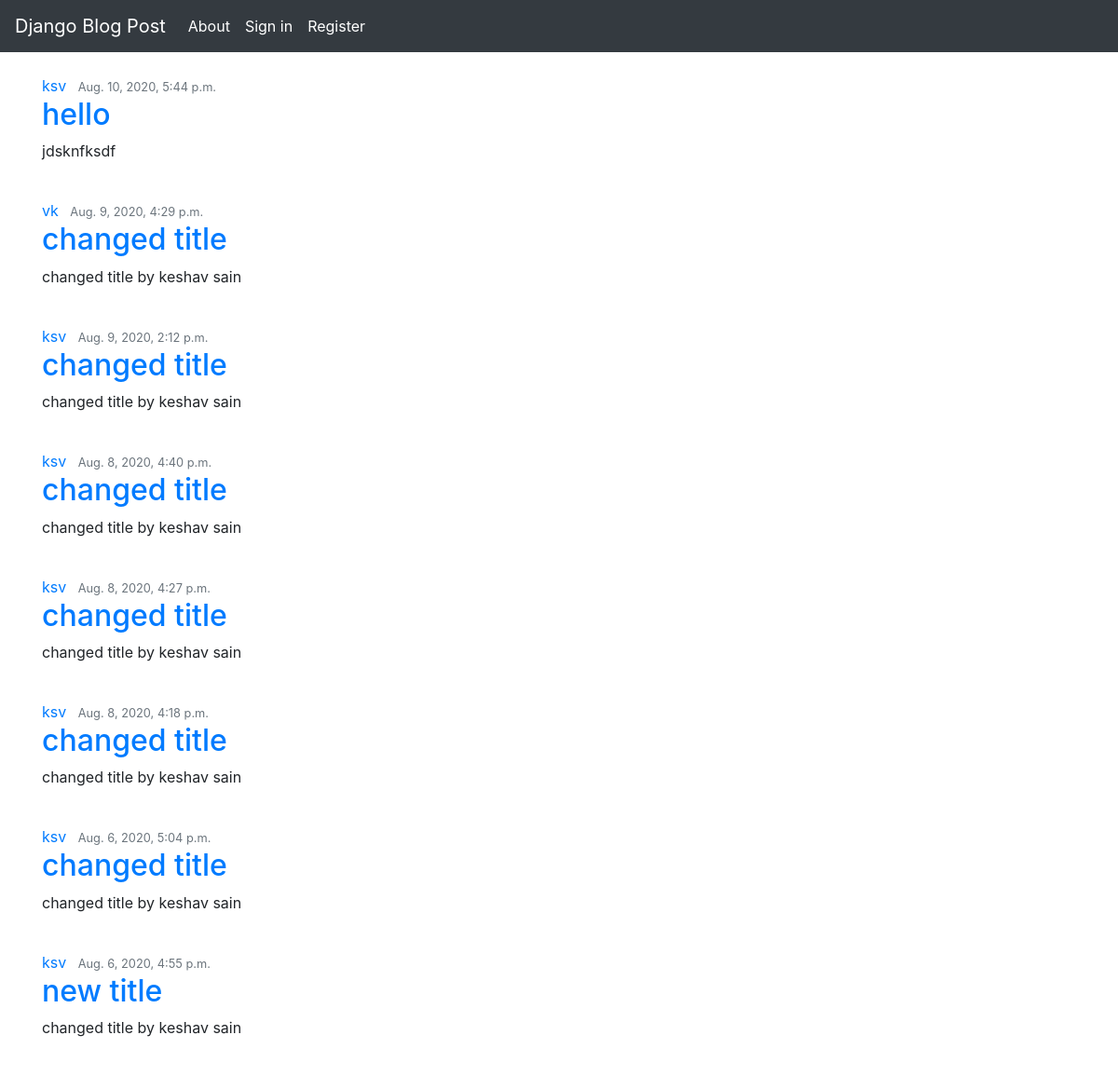
The page / on the database its author committed.
### polls/models.py (models this page shows, shortened)
class Post(models.Model):
	title = models.CharField(max_length=100)
	content = models.TextField()
	date_posted = models.DateTimeField(default=timezone.now)
	author = models.ForeignKey(User, on_delete=models.CASCADE)

### polls/views.py (the view)
# urls.py: path("", views.index, name='polls-home'),
def index(request):
	context = {
		'posts': Post.objects.order_by('date_posted')[::-1],
		'title': 'Home',
	}
	return render(request, 'polls/index.html', context)

### polls/templates/polls/index.html
{% extends "polls/base.html" %}
{% block content %}
	<div class="conainer">
			{% for post in posts %}
				<span class="border border-white">
					<article class="media content-section">
						<div class="media-body">
							<div class="article-metadata">
								<a class="mr-2" href="#">{{ post.author }}</a>
								<small class="text-muted">{{ post.date_posted}}</small>
							</div>
							<h2><a class="article-title" href="#">{{ post.title }}</a></h2>
							<p class="article-content">{{ post.content }}</p>
						</div>
					</article>
				</span>
			{% endfor %}
		</div>
{% endblock content %}

### polls/templates/polls/base.html (shortened to what this page needs)
<!doctype html>
<html lang="en">
  <head>
    <link rel="stylesheet" href="https://stackpath.bootstrapcdn.com/bootstrap/4.5.0/css/bootstrap.min.css">
  </head>
  <body>
    <nav class="navbar navbar-expand-md navbar-dark bg-dark">
      <a class="navbar-brand" href="{% url 'polls-home' %}">Django Blog Post</a>
      <div class="collapse navbar-collapse" id="navbarSupportedContent">
        <ul class="navbar-nav mr-auto">
          <li class="nav-item active">
            <a class="nav-link" href="{% url 'polls-about' %}">About</a>
          </li>
          {% if not user.is_authenticated %}
          <li class="nav-item active ml-auto">
            <a class="nav-link" href="{% url 'polls-signin' %}">Sign in</a>
          </li>
          <li class="nav-item active">
            <a class="nav-link" href="{% url 'register' %}">Register</a>
          </li>
          {% endif %}
        </ul>
      </div>
    </nav>
    <div class="container">
      {% block content %}
      {% endblock content %}
    </div>
  </body>
</html>

### rows shown on the page
Post: author "ksv", date_posted "Aug. 10, 2020, 5:44 p.m.", title "hello", content "jdsknfksdf"
Post: author "vk", date_posted "Aug. 9, 2020, 4:29 p.m.", title "changed title", content "changed title by keshav sain"
Post: author "ksv", date_posted "Aug. 9, 2020, 2:12 p.m.", title "changed title", content "changed title by keshav sain"
Post: author "ksv", date_posted "Aug. 8, 2020, 4:40 p.m.", title "changed title", content "changed title by keshav sain"
Post: author "ksv", date_posted "Aug. 8, 2020, 4:27 p.m.", title "changed title", content "changed title by keshav sain"
Post: author "ksv", date_posted "Aug. 8, 2020, 4:18 p.m.", title "changed title", content "changed title by keshav sain"
Post: author "ksv", date_posted "Aug. 6, 2020, 5:04 p.m.", title "changed title", content "changed title by keshav sain"
Post: author "ksv", date_posted "Aug. 6, 2020, 4:55 p.m.", title "new title", content "changed title by keshav sain"
